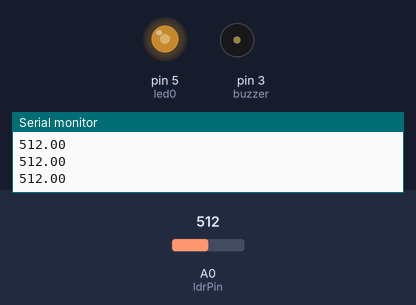
Bench run of a sketch on a simulated Arduino Uno, built with avr-gcc and run on an emulated ATmega328P. On the bench: output pins drawn as LEDs (lit = HIGH), buzzer (waves = sounding, pin HIGH), the last lines printed to the serial monitor. The test bench sets the inputs (shaded band); at power-on: A0 (ldrPin) = 512.

Above: at 1.2 s.
1.3 s: A0 (ldrPin) set to 716
At 1.9 s:
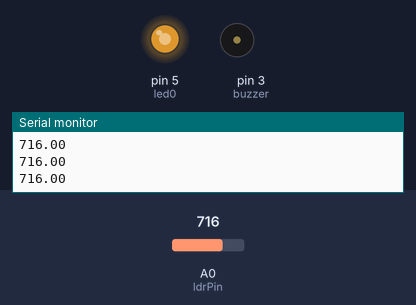
2.8 s: A0 (ldrPin) set to 900
At 4.0 s:
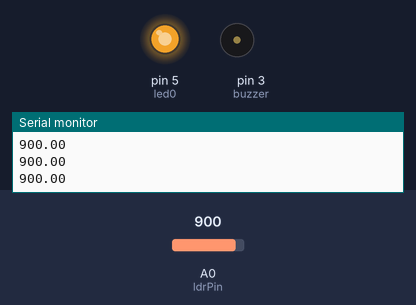
4.3 s: A0 (ldrPin) set to 122
At 5.2 s:
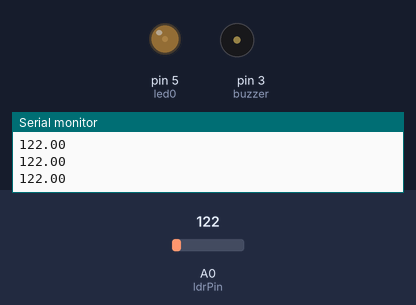
5.8 s: A0 (ldrPin) set to 30
At 6.5 s:
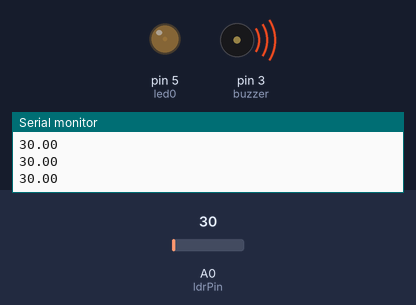
7.3 s: A0 (ldrPin) set to 0
At 7.6 s:
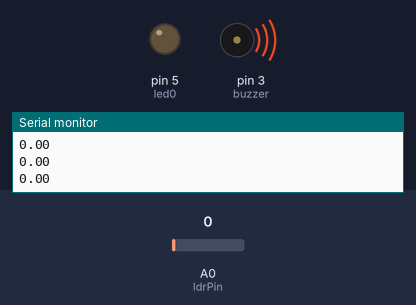
Timing chart, 0 to 9.8 s (numbered marks = the images above; inputs shaded):
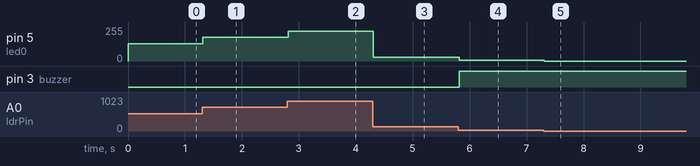

The sketch:

AnalogLDR.ino
```cpp
int ldrPin=A0;
int led0=5;
int buzzer=3;

void setup() {
  // put your setup code here, to run once:
  pinMode(ldrPin,INPUT);
  pinMode(led0,OUTPUT);
  pinMode(buzzer, OUTPUT);
  Serial.begin(9600);

}

void loop() {
  // put your main code here, to run repeatedly:
 //Serial.attach();

  float reading= analogRead(ldrPin);
  Serial.println(reading);
  float out = 0.25*reading;

  if(reading<=40)
  {
    // digitalWrite(led0,HIGH);
    analogWrite(led0,out);
    digitalWrite(buzzer,HIGH);

  }
  else if(reading>20)
  {
    // digitalWrite(led0,LOW);
    analogWrite(led0,out);
    digitalWrite(buzzer,LOW);
  }

}
```

Measured:
- after the input at 1.3 s, pin 5 (led0): 128/255 → 179/255 at once
- after the input at 2.8 s, pin 5 (led0): 179/255 → 225/255 at once
- after the input at 4.3 s, pin 5 (led0): 225/255 → 30/255 at once
- after the input at 5.8 s, pin 5 (led0): 30/255 → 7/255 at once; pin 3 (buzzer): LOW → HIGH at once
- after the input at 7.3 s, pin 5 (led0): 7/255 → 0/255 at once
